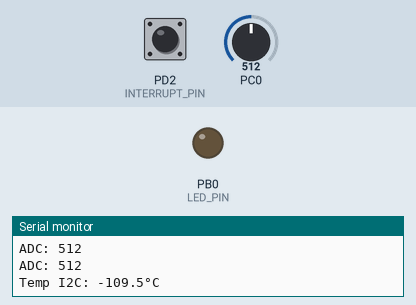
Simulated run of this program. Board: ATmega328P, built with avr-gcc and emulated at 16 MHz. Parts: output pins drawn as LEDs (lit = HIGH), the last lines printed to the serial monitor. Wiring (inferred from the names in the program): LM75 temperature sensor at I2C address 0x48; LM75 temperature sensor at I2C address 0x49. The inputs (shaded band) are chosen by the test bench; at power-on: PD2 (INTERRUPT_PIN) HIGH, PC0 = 512.

Above: at 1.2 s.
1.3 s: PD2 (INTERRUPT_PIN) pulled LOW for 0.15 s
At 1.8 s:
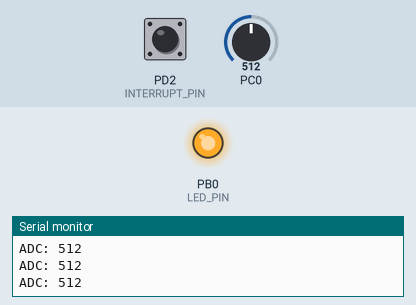
5.9 s: PD2 (INTERRUPT_PIN) pulled LOW for 1 s
At 6.4 s:
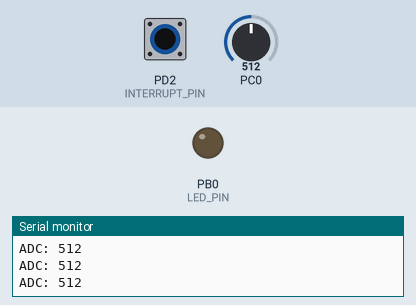
8.4 s: PD2 (INTERRUPT_PIN) pulled LOW for 3.2 s
At 9.6 s:
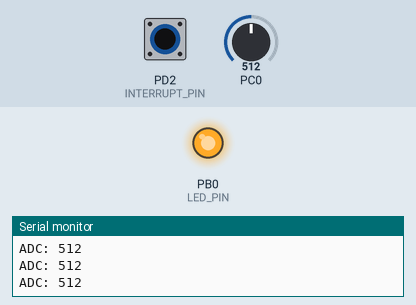
Timing chart, 0 to 11.4 s (numbered marks = the images above; inputs shaded):
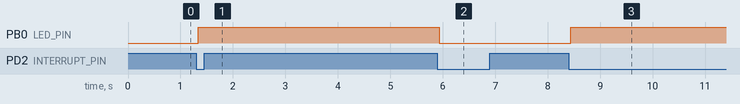

The program:

main.c
```c
/*
 * Actividad V.c
 *
 * Created: 14/12/2025 02:10:09 p. m.
 * Author : HP
 */

#include <avr/io.h>
#include <avr/interrupt.h>
#include <util/delay.h>
#include "config.h"
#include "adc.h"
#include "i2c.h"
#include "usart.h"
#include "interrupts.h"

// Variables globales
volatile uint16_t adc_value = 0;
volatile uint8_t adc_ready = 0;

// ISR para conversión ADC completa
ISR(ADC_vect) {
	adc_value = ADC;
	adc_ready = 1;
}

void system_init(void) {
	// Inicializar todos los módulos
	usart_init(BAUD_RATE);
	adc_init();
	i2c_init();
	interrupt_init();

	// Habilitar interrupciones globales
	enable_global_interrupts();

	// Configurar LED como salida
	DDRB |= (1 << LED_PIN);
	PORTB &= ~(1 << LED_PIN);

	// Habilitar interrupción por ADC
	ADCSRA |= (1 << ADIE);

	usart_print_string("Sistema Iniciado...\r\n");
}

int main(void) {
	uint8_t counter = 0;
	float temperature = 0.0;

	system_init();

	while (1) {
		// Leer ADC cada 100ms
		if (counter % 10 == 0) {  // 10 * 10ms = 100ms
			adc_start_conversion(ADC_CHANNEL);

			// Esperar conversión o usar polling
			while (!adc_conversion_complete());
			adc_value = adc_read(ADC_CHANNEL);

			usart_print_string("ADC: ");
			usart_print_number(adc_value);
			usart_print_string("\r\n");

			// Leer temperatura I2C cada segundo
			if (counter % 100 == 0) {  // 100 * 10ms = 1000ms
				temperature = read_lm75_temperature();
				usart_print_string("Temp I2C: ");
				usart_print_float(temperature, 1);
				usart_print_string("°C\r\n");
			}
		}

		// Verificar interrupción externa
		if (interrupt_flag) {
			usart_print_string("Interrupcion externa detectada!\r\n");

			// Toggle LED
			PORTB ^= (1 << LED_PIN);

			interrupt_flag = 0;
		}

		_delay_ms(10);  // Delay base de 10ms
		counter++;

		if (counter >= 100) counter = 0;  // Reset contador cada segundo
	}

	return 0;
}
```

adc.c
```c
/*
 * CFile1.c
 *
 * Created: 14/12/2025 02:39:04 p. m.
 *  Author: HP
 */

#include "adc.h"
#include "config.h"

void adc_init(void) {
	// Configurar AVCC como referencia, ajustar a la izquierda
	ADMUX = (1 << REFS0);

	// Habilitar ADC, prescaler 128 (para 16MHz -> 125KHz)
	ADCSRA = (1 << ADEN) | (1 << ADPS2) | (1 << ADPS1) | (1 << ADPS0);
}

uint16_t adc_read(uint8_t channel) {
	// Seleccionar canal
	ADMUX = (ADMUX & 0xF0) | (channel & 0x0F);

	// Iniciar conversión
	ADCSRA |= (1 << ADSC);

	// Esperar a que termine la conversión
	while (ADCSRA & (1 << ADSC));

	// Retornar valor
	return ADC;
}

void adc_start_conversion(uint8_t channel) {
	ADMUX = (ADMUX & 0xF0) | (channel & 0x0F);
	ADCSRA |= (1 << ADSC);
}

uint8_t adc_conversion_complete(void) {
	return !(ADCSRA & (1 << ADSC));
}
```

adc.h
```c
/*
 * adc.h
 *
 * Created: 14/12/2025 02:39:36 p. m.
 *  Author: HP
 */


#ifndef ADC_H
#define ADC_H

#include <avr/io.h>

void adc_init(void);
uint16_t adc_read(uint8_t channel);
void adc_start_conversion(uint8_t channel);

#endif
```

i2c.c
```c
/*
 * i2c.c
 *
 * Created: 14/12/2025 02:37:56 p. m.
 *  Author: HP
 */

#include "i2c.h"
#include "config.h"
#include <util/delay.h>

void i2c_init(void) {
	// Configurar velocidad SCL = F_CPU/(16 + 2*TWBR*prescaler)
	// Para 100kHz @ 16MHz: TWBR = 72, prescaler = 1
	TWSR = 0x00;  // Prescaler = 1
	TWBR = 0x48;  // TWBR = 72
	TWCR = (1 << TWEN);  // Habilitar TWI
}

uint8_t i2c_start(uint8_t address) {
	// Enviar condición START
	TWCR = (1 << TWINT) | (1 << TWSTA) | (1 << TWEN);

	// Esperar a que se complete
	while (!(TWCR & (1 << TWINT)));

	// Verificar código de estado
	if ((TWSR & 0xF8) != I2C_START && (TWSR & 0xF8) != I2C_REP_START)
	return 0;

	// Enviar dirección + escritura
	TWDR = (address << 1);
	TWCR = (1 << TWINT) | (1 << TWEN);

	while (!(TWCR & (1 << TWINT)));

	if ((TWSR & 0xF8) != I2C_MT_SLA_ACK)
	return 0;

	return 1;
}

uint8_t i2c_write(uint8_t data) {
	TWDR = data;
	TWCR = (1 << TWINT) | (1 << TWEN);

	while (!(TWCR & (1 << TWINT)));

	return (TWSR & 0xF8) == I2C_MT_DATA_ACK;
}

uint8_t i2c_read_ack(void) {
	TWCR = (1 << TWINT) | (1 << TWEN) | (1 << TWEA);
	while (!(TWCR & (1 << TWINT)));
	return TWDR;
}

uint8_t i2c_read_nack(void) {
	TWCR = (1 << TWINT) | (1 << TWEN);
	while (!(TWCR & (1 << TWINT)));
	return TWDR;
}

void i2c_stop(void) {
	TWCR = (1 << TWINT) | (1 << TWSTO) | (1 << TWEN);
	_delay_us(100);
}

uint8_t i2c_read_register(uint8_t dev_addr, uint8_t reg_addr) {
	uint8_t data = 0;

	if (i2c_start(dev_addr)) {
		i2c_write(reg_addr);
		i2c_start(dev_addr | 0x01);  // Modo lectura
		data = i2c_read_nack();
		i2c_stop();
	}

	return data;
}

void i2c_write_register(uint8_t dev_addr, uint8_t reg_addr, uint8_t data) {
	if (i2c_start(dev_addr)) {
		i2c_write(reg_addr);
		i2c_write(data);
		i2c_stop();
	}
}

float read_lm75_temperature(void) {
	uint8_t msb, lsb;
	int16_t raw_temp;
	float temperature;

	if (i2c_start(LM75_ADDRESS)) {
		i2c_write(0x00);  // Registro de temperatura

		// RE-start para lectura
		i2c_start(LM75_ADDRESS | 0x01);

		msb = i2c_read_ack();
		lsb = i2c_read_nack();

		i2c_stop();

		raw_temp = (msb << 8) | lsb;
		raw_temp >>= 7;  // LM75 tiene 9 bits de resolución

		temperature = raw_temp * 0.5;  // Cada bit = 0.5°C
		return temperature;
	}

	return -999.0;  // Error
}
```

i2c.h
```c
/*
 * IncFile1.h
 *
 * Created: 14/12/2025 02:38:17 p. m.
 *  Author: HP
 */


#ifndef I2C_H
#define I2C_H

#include <avr/io.h>

#define I2C_START 0x08
#define I2C_REP_START 0x10
#define I2C_MT_SLA_ACK 0x18
#define I2C_MT_DATA_ACK 0x28
#define I2C_MR_SLA_ACK 0x40
#define I2C_MR_DATA_ACK 0x50
#define I2C_MR_DATA_NACK 0x58

void i2c_init(void);
uint8_t i2c_start(uint8_t address);
uint8_t i2c_write(uint8_t data);
uint8_t i2c_read_ack(void);
uint8_t i2c_read_nack(void);
void i2c_stop(void);
uint8_t i2c_read_register(uint8_t dev_addr, uint8_t reg_addr);
void i2c_write_register(uint8_t dev_addr, uint8_t reg_addr, uint8_t data);
float read_lm75_temperature(void);

#endif
```

interrupts.c
```c
/*
 * CFile1.c
 *
 * Created: 14/12/2025 02:34:24 p. m.
 *  Author: HP
 */

#include "interrupts.h"
#include "config.h"

volatile uint8_t interrupt_flag = 0;

void interrupt_init(void) {
	// Configurar INT0 en flanco descendente
	EICRA |= (1 << ISC01);  // Flanco descendente
	EICRA &= ~(1 << ISC00);

	// Habilitar INT0
	EIMSK |= (1 << INT0);

	// Configurar PD2 como entrada
	DDRD &= ~(1 << INTERRUPT_PIN);
	PORTD |= (1 << INTERRUPT_PIN);  // Pull-up interno
}

void enable_global_interrupts(void) {
	sei();
}

// Rutina de servicio de interrupción para INT0
ISR(INT0_vect) {
	interrupt_flag = 1;
}
```

interrupts.h
```c
/*
 * IncFile1.h
 *
 * Created: 14/12/2025 02:35:36 p. m.
 *  Author: HP
 */

#ifndef INTERRUPTS_H
#define INTERRUPTS_H

#include <avr/io.h>
#include <avr/interrupt.h>

void interrupt_init(void);
void enable_global_interrupts(void);

extern volatile uint8_t interrupt_flag;

#endif
```

usart.c
```c
/*
 * CFile1.c
 *
 * Created: 14/12/2025 02:36:04 p. m.
 *  Author: HP
 */

#include "usart.h"
#include "config.h"

void usart_init(uint32_t baud) {
	uint16_t ubrr = F_CPU / 16 / baud - 1;

	UBRR0H = (uint8_t)(ubrr >> 8);
	UBRR0L = (uint8_t)ubrr;

	UCSR0B = (1 << RXEN0) | (1 << TXEN0);
	UCSR0C = (1 << UCSZ01) | (1 << UCSZ00);  // 8 bits, 1 stop, sin paridad
}

void usart_transmit(uint8_t data) {
	while (!(UCSR0A & (1 << UDRE0)));
	UDR0 = data;
}

uint8_t usart_receive(void) {
	while (!(UCSR0A & (1 << RXC0)));
	return UDR0;
}

void usart_print_string(const char* str) {
	while (*str) {
		usart_transmit(*str++);
	}
}

void usart_print_number(uint16_t num) {
	char buffer[10];
	sprintf(buffer, "%u", num);
	usart_print_string(buffer);
}

void usart_print_float(float num, uint8_t decimals) {
	char buffer[20];
	dtostrf(num, 4, decimals, buffer);
	usart_print_string(buffer);
}
```

usart.h
```c
/*
 * IncFile1.h
 *
 * Created: 14/12/2025 02:36:53 p. m.
 *  Author: HP
 */


#ifndef USART_H
#define USART_H

#include <avr/io.h>
#include <stdio.h>

void usart_init(uint32_t baud);
void usart_transmit(uint8_t data);
uint8_t usart_receive(void);
void usart_print_string(const char* str);
void usart_print_number(uint16_t num);
void usart_print_float(float num, uint8_t decimals);

#endif
```

config.h
```c
/*
 * config.h
 *
 * Created: 14/12/2025 02:40:05 p. m.
 *  Author: HP
 */


#ifndef CONFIG_H
#define CONFIG_H

#define F_CPU 16000000UL
#define BAUD_RATE 9600
#define ADC_CHANNEL 0

// Pines
#define INTERRUPT_PIN PD2  // INT0
#define LED_PIN PB0

// Dirección I2C del sensor LM75
#define LM75_ADDRESS 0x48

#endif
```

Measured:
- after the input at 1.3 s, PB0 (LED_PIN): LOW → HIGH at once
- after the input at 5.9 s, PB0 (LED_PIN): HIGH → LOW at once
- after the input at 8.4 s, PB0 (LED_PIN): LOW → HIGH at once
